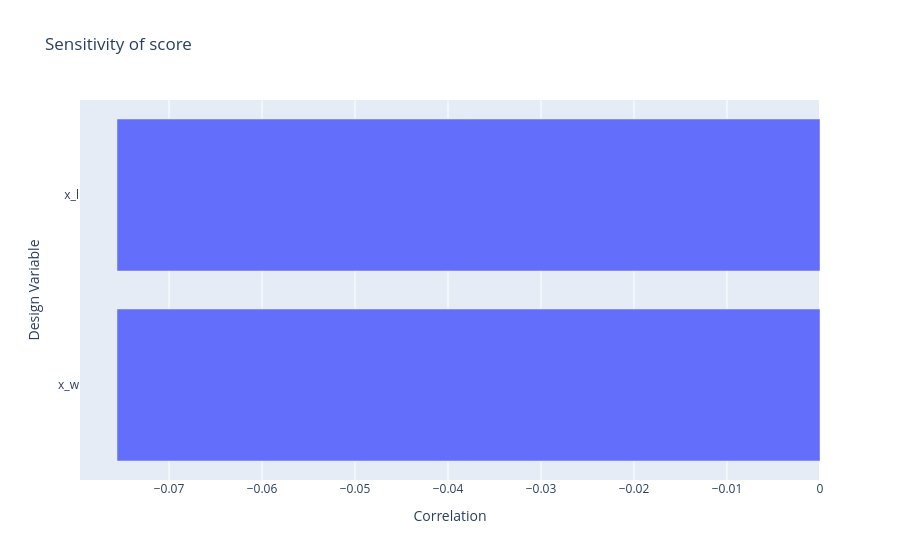
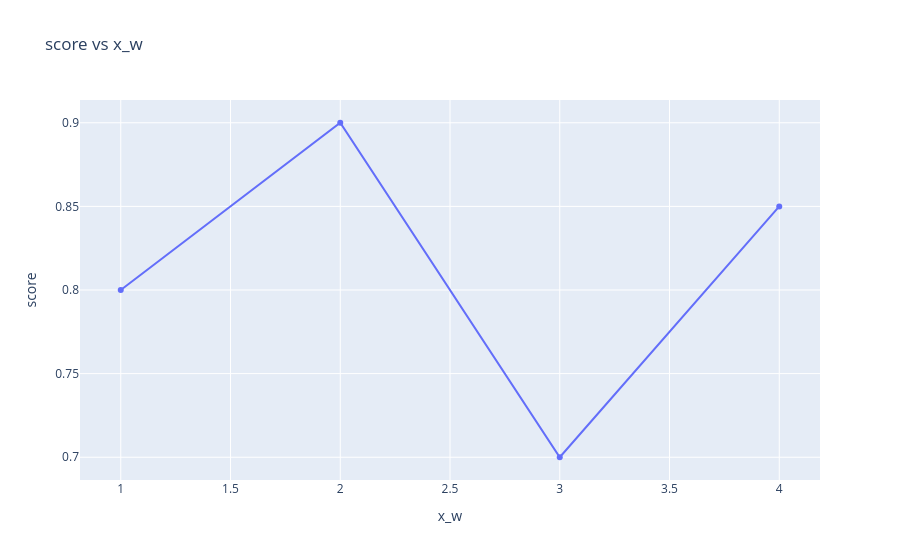
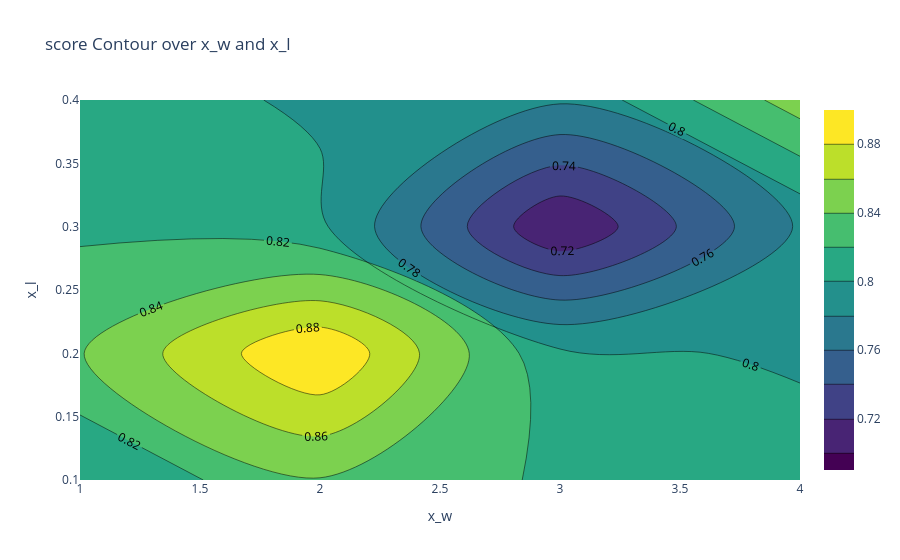
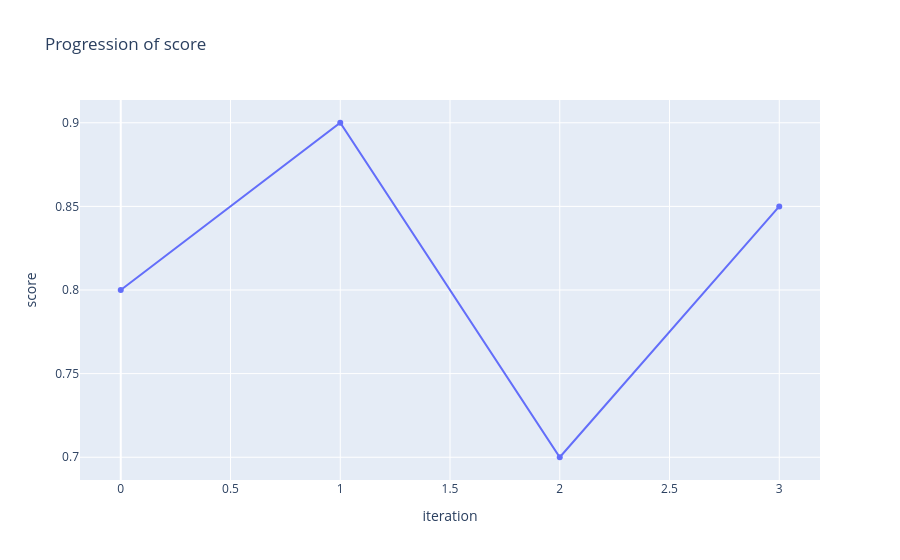

Here is the notebook cell these charts were saved with, in order:
### Code cell
from symxplorer.designer_tools.visualizer import ExplorationPoint, DesignSpaceExploration, AnalysisSuite

# Example exploration data
points = [
    ExplorationPoint({"w": 1.0, "l": 0.1}, {"score": 0.8, "ugf": 120e6, "pm": 65}),
    ExplorationPoint({"w": 2.0, "l": 0.2}, {"score": 0.9, "ugf": 140e6, "pm": 72}),
    ExplorationPoint({"w": 3.0, "l": 0.3}, {"score": 0.7, "ugf": 110e6, "pm": 58}),
    ExplorationPoint({"w": 4.0, "l": 0.4}, {"score": 0.85, "ugf": 130e6, "pm": 68}),
]

exploration = DesignSpaceExploration(points)
analysis = AnalysisSuite(exploration)

# Interactive plots
analysis.plot_sensitivity("score")
analysis.plot_slice("x_w", "score")
analysis.plot_contour("x_w", "x_l", "score")
analysis.plot_progression("score")
analysis.plot_parallel(["score", "ugf", "pm"])

### Figure 1 — Plotly figure (JSON) as saved in the notebook; plotly's stock layout.template omitted (floating-point values rounded to 4 significant figures)
{"data": [{"alignmentgroup": "True", "hovertemplate": "Correlation=%{x}<br>Design Variable=%{y}<extra></extra>", "legendgroup": "", "marker": {"color": "#636efa", "pattern": {"shape": ""}}, "name": "", "offsetgroup": "", "orientation": "h", "showlegend": false, "textposition": "auto", "type": "bar", "x": [-0.07559, -0.07559], "xaxis": "x", "y": ["x_l", "x_w"], "yaxis": "y"}], "layout": {"barmode": "relative", "legend": {"tracegroupgap": 0}, "title": {"text": "Sensitivity of score"}, "xaxis": {"anchor": "y", "domain": [0, 1], "title": {"text": "Correlation"}}, "yaxis": {"anchor": "x", "categoryorder": "total ascending", "domain": [0, 1], "title": {"text": "Design Variable"}}}}

### Figure 2 — Plotly figure (JSON) as saved in the notebook; plotly's stock layout.template omitted (floating-point values rounded to 4 significant figures)
{"data": [{"hovertemplate": "x_w=%{x}<br>score=%{y}<extra></extra>", "legendgroup": "", "marker": {"color": "#636efa", "symbol": "circle"}, "mode": "markers", "name": "", "orientation": "v", "showlegend": false, "type": "scatter", "x": [1, 2, 3, 4], "xaxis": "x", "y": [0.8, 0.9, 0.7, 0.85], "yaxis": "y"}, {"hovertemplate": "<b>LOWESS trendline</b><br><br>x_w=%{x}<br>score=%{y} <b>(trend)</b><extra></extra>", "legendgroup": "", "marker": {"color": "#636efa", "symbol": "circle"}, "mode": "lines", "name": "", "showlegend": false, "type": "scatter", "x": [1, 2, 3, 4], "xaxis": "x", "y": [0.8, 0.9, 0.7, 0.85], "yaxis": "y"}], "layout": {"legend": {"tracegroupgap": 0}, "title": {"text": "score vs x_w"}, "xaxis": {"anchor": "y", "domain": [0, 1], "title": {"text": "x_w"}}, "yaxis": {"anchor": "x", "domain": [0, 1], "title": {"text": "score"}}}}

### Figure 3 — Plotly figure (JSON) as saved in the notebook; plotly's stock layout.template omitted (floating-point values rounded to 4 significant figures)
{"data": [{"colorscale": [[0, "#440154"], [0.1111, "#482878"], [0.2222, "#3e4989"], [0.3333, "#31688e"], [0.4444, "#26828e"], [0.5556, "#1f9e89"], [0.6667, "#35b779"], [0.7778, "#6ece58"], [0.8889, "#b5de2b"], [1, "#fde725"]], "contours": {"showlabels": true}, "type": "contour", "x": [1, 2, 3, 4], "y": [0.1, 0.2, 0.3, 0.4], "z": [0.8, 0.9, 0.7, 0.85]}], "layout": {"title": {"text": "score Contour over x_w and x_l"}, "xaxis": {"title": {"text": "x_w"}}, "yaxis": {"title": {"text": "x_l"}}}}

### Figure 4 — Plotly figure (JSON) as saved in the notebook; plotly's stock layout.template omitted (floating-point values rounded to 4 significant figures)
{"data": [{"hovertemplate": "iteration=%{x}<br>score=%{y}<extra></extra>", "legendgroup": "", "line": {"color": "#636efa", "dash": "solid"}, "marker": {"symbol": "circle"}, "mode": "lines+markers", "name": "", "orientation": "v", "showlegend": false, "type": "scatter", "x": [0, 1, 2, 3], "xaxis": "x", "y": [0.8, 0.9, 0.7, 0.85], "yaxis": "y"}], "layout": {"legend": {"tracegroupgap": 0}, "title": {"text": "Progression of score"}, "xaxis": {"anchor": "y", "domain": [0, 1], "title": {"text": "iteration"}}, "yaxis": {"anchor": "x", "domain": [0, 1], "title": {"text": "score"}}}}
